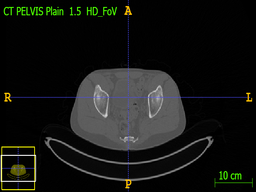
#> input picture x_train/1.png, 256 x 192 px; its folder holds 4 pictures in this run; the run also reads 1 picture not shown here
$ jupyter execute Crop_Images.ipynb
#> lines starting #> are read from the running program, lines starting #| are printed output that depends on the picture
[cell 1]
from google.colab import drive
drive.mount('/content/drive')

[cell 2]
import glob
import re
import numpy as np
import PIL
from PIL import Image
import matplotlib.pyplot as plt
import os
import cv2
from skimage.transform import resize

[cell 3]
numbers = re.compile(r'(\d+)')
def numericalSort(value):
    parts = numbers.split(value)
    parts[1::2] = map(int, parts[1::2])
    return parts

[cell 4]
filelist_trainx_ph2 = sorted(glob.glob('/content/drive/MyDrive/ISCAN/x_train/*.png'), key=numericalSort)
X_train_ph2 = np.array([np.array(Image.open(fname)) for fname in filelist_trainx_ph2])
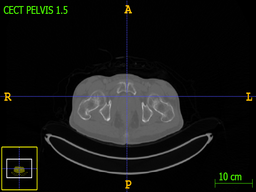
#> input picture x_train/10.png, 256 x 192 px
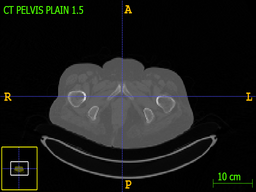
#> input picture x_train/13.png, 256 x 192 px

filelist_trainy_ph2 = sorted(glob.glob('/content/drive/MyDrive/ISCAN/y_train/*.png'), key=numericalSort)
Y_train_ph2 = np.array([np.array(Image.open(fname)) for fname in filelist_trainy_ph2])

[cell 5]
def crop_train_image(image):
  # Define the area to be cropped (left, upper, right, lower)
  x1 = 10
  x2 = 30
  y1 = 10
  y2 = 30

  # Crop the image
  crop_amount = int(image.shape[1] * 0.2)
  cropped_image = image[:, crop_amount:-crop_amount]


  # define the new dimensions
  new_height = 192
  new_width = 256

  # create an empty array to store the resized images
  resized_image = resize(cropped_image, (new_height, new_width))


  # [9 lines of commented-out code are left out]

  return resized_image

[cell 6]
# For y_train images
output_path = "/content/drive/MyDrive/ISCAN/y_train/"
for i in range(len(Y_train_ph2)):
  image = Y_train_ph2[i]
  cropped_image = crop_train_image(image)
  filename = str(i+1)+"bw.png"
  # save the cropped image to disk
  output_filename = os.path.join(output_path, filename)
  cv2.imwrite(output_filename, cropped_image)
  cropped_image = None
  # break
